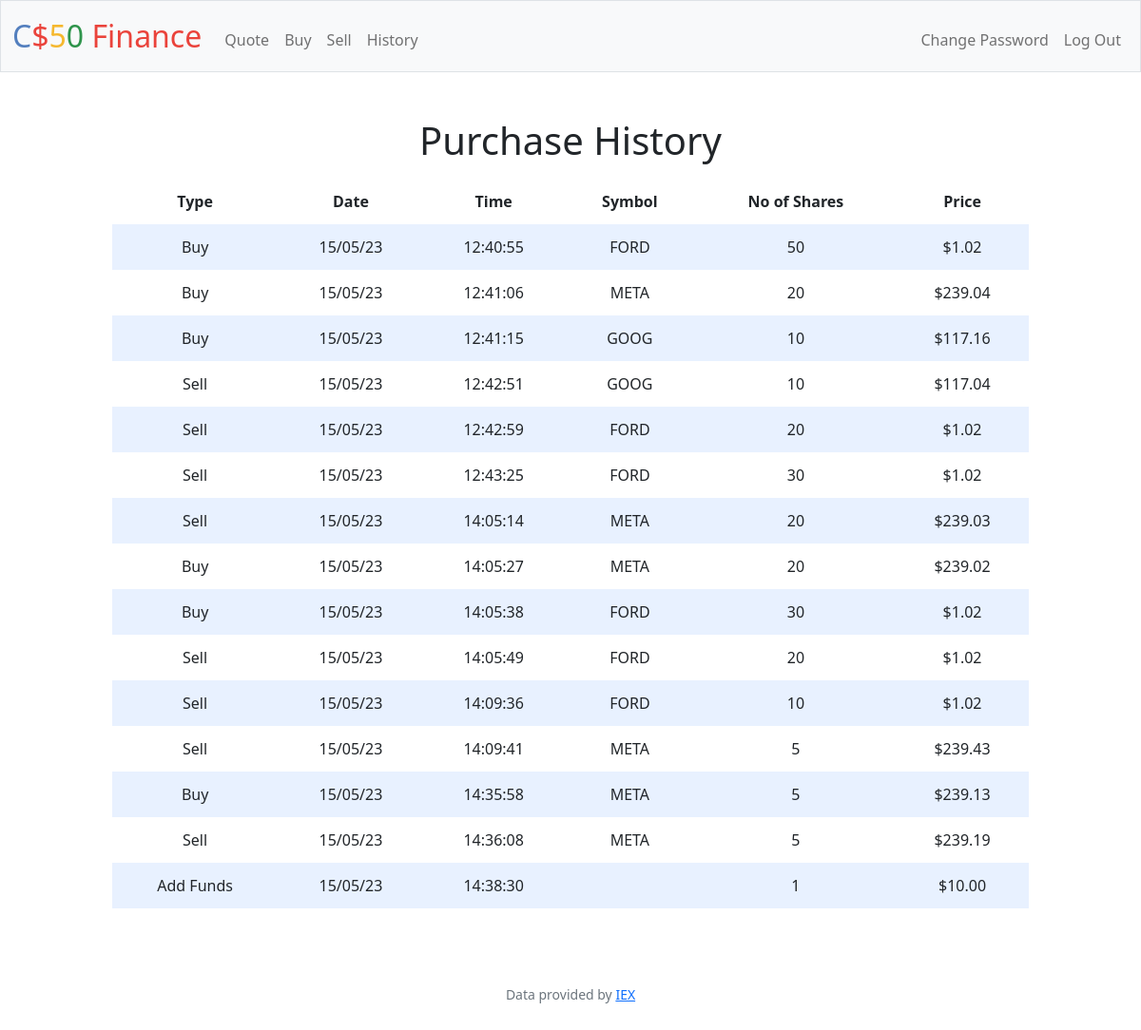
Screenshot of /history (signed in) with the database file from the repository.
### tables this page shows
CREATE TABLE transactions (transactionID INTEGER PRIMARY KEY AUTOINCREMENT NOT NULL, bors TEXT NOT NULL, date TEXT NOT NULL, time TEXT NOT NULL, symbol TEXT NOT NULL, price REAL NOT NULL, quantity INTEGER NOT NULL, total REAL NOT NULL, userid int NOT NULL, FOREIGN KEY (userID) REFERENCES users(id));

### app.py (the view)
@app.route("/history")
@login_required
def history():
    createTables()
    history = db.execute("SELECT * FROM transactions where userid=?;", session["user_id"])
    length = len(history)
    return render_template("history.html", history=history, length=length)

### app.py (called while the page is built)
@app.after_request
def after_request(response):
    response.headers["Cache-Control"] = "no-cache, no-store, must-revalidate"
    response.headers["Expires"] = 0
    response.headers["Pragma"] = "no-cache"
    return response

### helpers.py (called while the page is built)
def login_required(f):
    @wraps(f)
    def decorated_function(*args, **kwargs):
        if session.get("user_id") is None:
            return redirect("/login")
        return f(*args, **kwargs)
    return decorated_function

### templates/history.html (shortened to what this page needs)
{% extends "layout.html" %}
{% block main %}
<div class="header">
    <h1>Purchase History</h1>
</div>
<div class="container">
    <div class="section">
        {% if length > 0 %}
        <table>
           <thead>
                <tr>
                    <th>Type</th>
                    <th>Date</td>
                    <th>Time</th>
                    <th>Symbol</th>
                    <th>No of Shares</th>
                    <th>Price</th>
                </tr>
            </thead>
            <tbody>
                {% for transaction in history %}
                    <tr>
                        <td>{{ transaction.bors }}</td>
                        <td>{{ transaction.date }}</td>
                        <td>{{ transaction.time }}</td>
                        <td>{{ transaction.symbol }}</td>
                        <td>{{ transaction.quantity }}</td>
                        <td>${{ "%0.2f" | format(transaction.price | float) }}</td>
                    </tr>
                {% endfor %}
            </tbody>
        </table>
        {% else %}
            <h2>No purchase history</h2>
        {% endif %}
    </div>
</div>
{% endblock %}

### templates/layout.html (shortened to what this page needs)
<!DOCTYPE html>
<html lang="en">
    <head>
        <link href="https://cdn.jsdelivr.net/npm/bootstrap@5.1.3/dist/css/bootstrap.min.css" rel="stylesheet">
        <link href="/static/styles.css" rel="stylesheet">
    </head>
    <body>
        <nav class="bg-light border navbar navbar-expand-md navbar-light">
            <div class="container-fluid">
                <a class="navbar-brand" href="/"><span class="blue">C</span><span class="red">$</span><span class="yellow">5</span><span class="green">0</span> <span class="red">Finance</span></a>
                <div class="collapse navbar-collapse" id="navbar">
                    {% if session["user_id"] %}
                        <ul class="navbar-nav me-auto mt-2">
                            <li class="nav-item"><a class="nav-link" href="/quote">Quote</a></li>
                            <li class="nav-item"><a class="nav-link" href="/buy">Buy</a></li>
                            <li class="nav-item"><a class="nav-link" href="/sell">Sell</a></li>
                            <li class="nav-item"><a class="nav-link" href="/history">History</a></li>
                        </ul>
                        <ul class="navbar-nav ms-auto mt-2">
                            <li class="nav-item"><a class="nav-link" href="/changepass">Change Password</a></li>
                            <li class="nav-item"><a class="nav-link" href="/logout">Log Out</a></li>
                        </ul>
                    {% else %}
                        <ul class="navbar-nav ms-auto mt-2">
                            <li class="nav-item"><a class="nav-link" href="/register">Register</a></li>
                            <li class="nav-item"><a class="nav-link" href="/login">Log In</a></li>
                        </ul>
                    {% endif %}
                </div>
            </div>
        </nav>
        <main class="container-fluid py-5 text-center">
            {% block main %}{% endblock %}
        </main>
        <footer class="mb-5 small text-center text-muted">
            Data provided by <a href="https://iexcloud.io/">IEX</a>
        </footer>
    </body>
</html>

### static/styles.css (style rules this page uses)
nav .navbar-brand { font-size: xx-large; }
nav .navbar-brand .blue { color: #537fbe; }
nav .navbar-brand .red { color: #ea433b; }
nav .navbar-brand .yellow { color: #f5b82e; }
nav .navbar-brand .green { color: #2e944b; }
.container { margin-left: auto; margin-right: auto; padding-left: 15px; padding-right: 15px; text-align: center; width: 90%; }
.section { padding-bottom: 1rem; padding-left: 2rem; padding-right: 2rem; padding-top: 0.5rem; }
table { background-color: transparent; margin-bottom: 1rem; width: 100%; }
table th, table td { padding: 0.75rem; vertical-align: middle; }
tbody tr:nth-of-type(odd) { background-color: rgb(179, 208, 255, 0.3) }

### rows the page displays
transactions: price "1.02"
transactions: price "239.04"
transactions: price "117.16"
transactions: price "117.04"
transactions: price "1.02"
transactions: price "1.02"
transactions: price "239.03"
transactions: price "239.02"
transactions: price "1.02"
transactions: price "1.02"
transactions: price "1.02"
transactions: price "239.43"
transactions: price "239.13"
transactions: price "239.19"
transactions: price "10.00"
